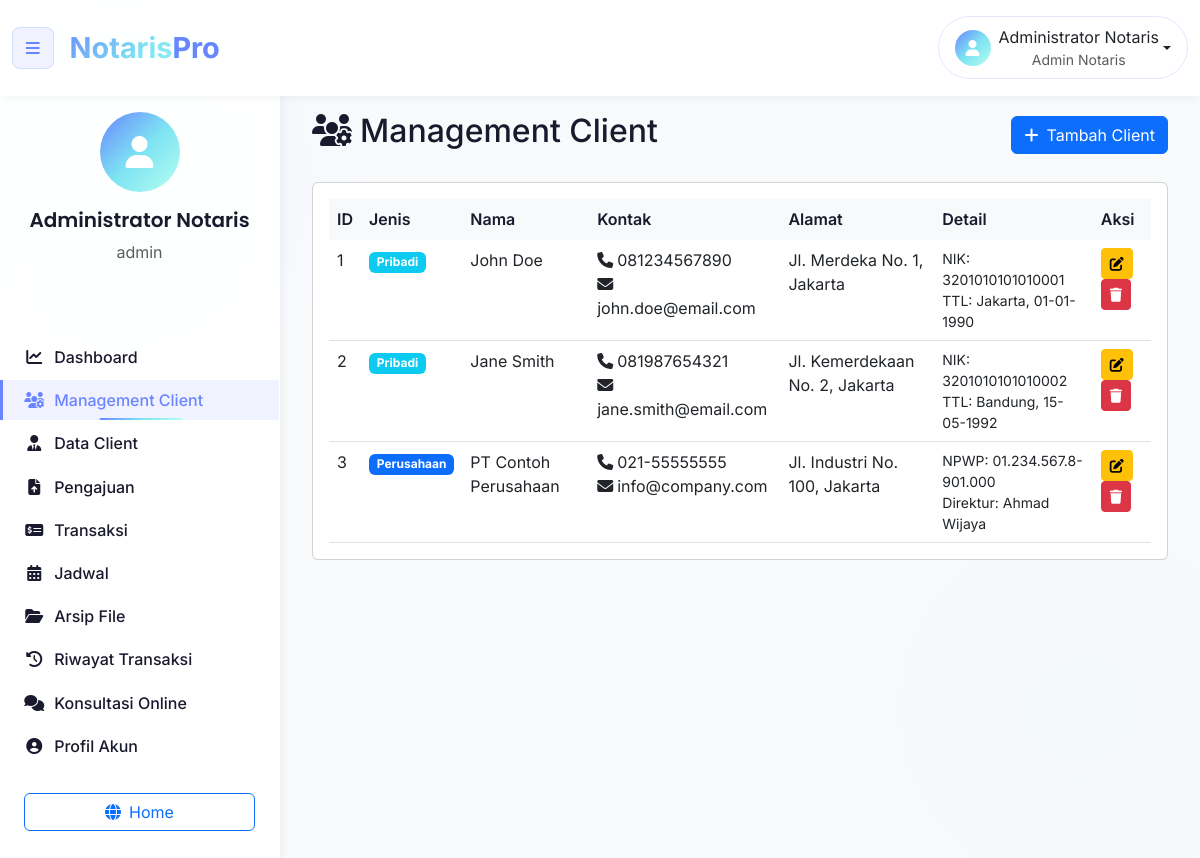
The page /management_client.php (signed in) on the database its author committed.
### tables this page shows
CREATE TABLE `user` (
  `id_user` int(11) NOT NULL,
  `username` varchar(50) NOT NULL,
  `password` varchar(255) NOT NULL,
  `nama_lengkap` varchar(100) NOT NULL,
  `role` enum('AdminNotaris','user','notaris','ppat','staff') NOT NULL,
  `created_at` timestamp NOT NULL DEFAULT current_timestamp(),
  `foto_profil` varchar(255) DEFAULT NULL,
  `nomor_telepon` varchar(20) DEFAULT NULL,
  `alamat` text DEFAULT NULL,
  `bio` text DEFAULT NULL,
  `last_login` timestamp NULL DEFAULT NULL
);

CREATE TABLE `pribadi` (
  `id_pribadi` int(11) NOT NULL,
  `id_client` int(11) NOT NULL,
  `nama_lengkap` varchar(100) NOT NULL,
  `nik` varchar(20) DEFAULT NULL,
  `tempat_lahir` varchar(50) DEFAULT NULL,
  `tanggal_lahir` date DEFAULT NULL
);

CREATE TABLE `client` (
  `id_client` int(11) NOT NULL,
  `jenis_client` enum('pribadi','perusahaan') NOT NULL,
  `nomor_telepon` varchar(20) DEFAULT NULL,
  `email` varchar(100) DEFAULT NULL,
  `alamat` text DEFAULT NULL,
  `created_at` timestamp NOT NULL DEFAULT current_timestamp()
);

CREATE TABLE `perusahaan` (
  `id_perusahaan` int(11) NOT NULL,
  `id_client` int(11) NOT NULL,
  `nama_perusahaan` varchar(100) NOT NULL,
  `npwp` varchar(30) DEFAULT NULL,
  `nama_direktur` varchar(100) DEFAULT NULL
);

### koneksi.php (called while the page is built, shortened)
<?php
$host = 'localhost';
$username = 'root';
$password = '';
$database = 'project_notaris';
$koneksi = mysqli_connect($host, $username, $password, $database);
mysqli_set_charset($koneksi, "utf8mb4");
function query($sql) {
    global $koneksi;
    return mysqli_query($koneksi, $sql);
}
function fetch_array($result) {
    if ($result) {
        return mysqli_fetch_array($result, MYSQLI_ASSOC);
    }
    return false;
}
function num_rows($result) {
    return mysqli_num_rows($result);
}
function get_logged_in_user() {
    if (isset($_SESSION['user_id'])) {
        $user_id = (int)$_SESSION['user_id'];
        $query = "SELECT * FROM User WHERE id_user = $user_id";
        $result = query($query);
        if ($result && num_rows($result) > 0) {
            $user = fetch_array($result);
            if ($user) {
                return $user;
            }
        }
    }
    return null;
}
?>

### management_client.php (the view, shortened to what this page needs)
<?php
require_once 'koneksi.php';
$current_user = get_logged_in_user();
$is_admin = ($current_user['role'] === 'AdminNotaris');
$query = "
    SELECT
        c.*,
        p.nama_lengkap, p.nik, p.tempat_lahir, p.tanggal_lahir,
        pr.nama_perusahaan, pr.npwp, pr.nama_direktur
    FROM Client c
    LEFT JOIN Pribadi p ON c.id_client = p.id_client AND c.jenis_client = 'pribadi'
    LEFT JOIN Perusahaan pr ON c.id_client = pr.id_client AND c.jenis_client = 'perusahaan'
    ORDER BY c.created_at DESC
";
$result = query($query);
$clients = [];
if ($result) {
    while ($row = fetch_array($result)) {
        $clients[] = $row;
    }
}
?>
<!DOCTYPE html>
<html lang="id">
<head>
<link href="https://cdn.jsdelivr.net/npm/bootstrap@5.3.0/dist/css/bootstrap.min.css" rel="stylesheet">
<link rel="stylesheet" href="https://cdnjs.cloudflare.com/ajax/libs/font-awesome/6.4.0/css/all.min.css">
<link href="styles/main.css" rel="stylesheet">
<link href="styles/navbar.css" rel="stylesheet">
<link href="styles/sidebar.css" rel="stylesheet">
<link href="styles/dashboard.css" rel="stylesheet">
</head>
<body class="dashboard-body">
<?php include 'components/navbar.php'; ?>
<div class="dashboard-container">
    <?php include 'components/sidebar.php'; ?>
    <main class="main-content" id="mainContent">
        <div class="d-flex justify-content-between align-items-center mb-4">
            <h2><i class="fas fa-users-cog me-2"></i>Management Client</h2>
            <button type="button" class="btn btn-primary" data-bs-toggle="modal" data-bs-target="#addClientModal">
                <i class="fas fa-plus me-2"></i>Tambah Client
            </button>
        </div>
        <div class="card">
            <div class="card-body">
                <div class="table-responsive">
                    <table class="table table-hover">
                        <thead class="table-light">
                            <tr>
                                <th>ID</th>
                                <th>Jenis</th>
                                <th>Nama</th>
                                <th>Kontak</th>
                                <th>Alamat</th>
                                <th>Detail</th>
                                <th>Aksi</th>
                            </tr>
                        </thead>
                        <tbody>
                        <?php if(empty($clients)): ?>
                            <tr>
                                <td colspan="7" class="text-center py-4">
                                    <i class="fas fa-inbox fa-2x text-muted mb-2 d-block"></i>
                                    <span class="text-muted">Belum ada client</span>
                                </td>
                            </tr>
                        <?php else: ?>
                            <?php foreach($clients as $c): ?>
                            <tr>
                                <td><?= htmlspecialchars($c['id_client']) ?></td>
                                <td>
                                    <span class="badge bg-<?= $c['jenis_client'] === 'pribadi' ? 'info' : 'primary' ?>">
                                        <?= ucfirst($c['jenis_client']) ?>
                                    </span>
                                </td>
                                <td>
                                    <?= htmlspecialchars($c['nama_lengkap'] ?? $c['nama_perusahaan'] ?? '-') ?>
                                </td>
                                <td>
                                    <div><i class="fas fa-phone me-1"></i><?= htmlspecialchars($c['nomor_telepon'] ?? '-') ?></div>
                                    <?php if($c['email']): ?>
                                        <div><i class="fas fa-envelope me-1"></i><?= htmlspecialchars($c['email']) ?></div>
                                    <?php endif; ?>
                                </td>
                                <td><?= htmlspecialchars($c['alamat'] ?? '-') ?></td>
                                <td>
                                    <?php if($c['jenis_client'] === 'pribadi'): ?>
                                        <small>
                                            <div>NIK: <?= htmlspecialchars($c['nik'] ?? '-') ?></div>
                                            <?php if($c['tempat_lahir'] || $c['tanggal_lahir']): ?>
                                                <div>TTL: <?= htmlspecialchars($c['tempat_lahir'] ?? '') ?>, <?= $c['tanggal_lahir'] ? date('d-m-Y', strtotime($c['tanggal_lahir'])) : '' ?></div>
                                            <?php endif; ?>
                                        </small>
                                    <?php else: ?>
                                        <small>
                                            <div>NPWP: <?= htmlspecialchars($c['npwp'] ?? '-') ?></div>
                                            <?php if($c['nama_direktur']): ?>
                                                <div>Direktur: <?= htmlspecialchars($c['nama_direktur']) ?></div>
                                            <?php endif; ?>
                                        </small>
                                    <?php endif; ?>
                                </td>
                                <td>
                                    <button class="btn btn-sm btn-warning"
                                            data-bs-toggle="modal"
                                            data-bs-target="#editClientModal<?= $c['id_client'] ?>">
                                        <i class="fas fa-edit"></i>
                                    </button>
                                    <a href="management_client.php?delete=<?= $c['id_client'] ?>"
                                       class="btn btn-sm btn-danger"
                                       onclick="return confirm('Yakin hapus client ini?')">
                                        <i class="fas fa-trash"></i>
                                    </a>
                                </td>
                            </tr>
                            <?php endforeach; ?>
                        <?php endif; ?>
                        </tbody>
                    </table>
                </div>
            </div>
        </div>
    </main>
</div>
</body>
</html>

### components/navbar.php (shortened to what this page needs)
<nav class="navbar navbar-expand-lg dashboard-navbar">
    <div class="container-fluid">
        <div class="d-flex align-items-center">
            <button class="btn sidebar-toggle me-3" id="sidebarToggle">
                <i class="fas fa-bars"></i>
            </button>
            <a class="navbar-brand" href="dashboard.php">Notaris<span style="color: #6A85FF;">Pro</span></a>
        </div>
        <div class="dropdown">
            <button class="btn user-menu dropdown-toggle d-flex align-items-center"
                    type="button" id="userDropdown" data-bs-toggle="dropdown">
                <div class="user-avatar me-2">
                    <i class="fas fa-user"></i>
                </div>
                <div class="user-info d-none d-md-block">
                    <span id="userName"><?php echo htmlspecialchars($current_user['nama_lengkap']); ?></span>
                    <small class="text-muted d-block"><?php echo $is_admin ? 'Admin Notaris' : 'User'; ?></small>
                </div>
            </button>
        </div>
    </div>
</nav>

### components/sidebar.php (shortened to what this page needs)
<link rel="stylesheet" href="styles/sidebar.css">
<link rel="stylesheet" href="styles/dashboard.css">
<aside class="sidebar" id="sidebar">
    <div class="sidebar-header">
        <div class="user-profile">
            <div class="avatar-lg">
                <i class="fas fa-user"></i>
            </div>
            <h5 id="sidebarUserName"><?php echo htmlspecialchars($current_user['nama_lengkap']); ?></h5>
            <p class="text-muted"><?php echo htmlspecialchars($current_user['username']); ?></p>
        </div>
    </div>
    <nav class="sidebar-nav">
        <ul class="nav flex-column">
            <?php $current_page = basename($_SERVER['PHP_SELF']); ?>
            <li class="nav-item">
                <a class="nav-link <?= ($current_page == 'dashboard.php') ? 'active' : '' ?>" href="dashboard.php">
                    <i class="fas fa-chart-line me-2"></i>Dashboard
                </a>
            </li>
            <?php if ($is_admin): ?>
                <li class="nav-item">
                    <a class="nav-link <?= ($current_page == 'management_client.php') ? 'active' : '' ?>" href="management_client.php">
                        <i class="fas fa-users-cog me-2"></i>Management Client
                    </a>
                </li>
                <li class="nav-item">
                    <a class="nav-link <?= ($current_page == 'client.php') ? 'active' : '' ?>" href="client.php">
                        <i class="fas fa-user-tie me-2"></i>Data Client
                    </a>
                </li>
                <li class="nav-item">
                    <a class="nav-link <?= ($current_page == 'pengajuan.php') ? 'active' : '' ?>" href="pengajuan.php">
                        <i class="fas fa-file-upload me-2"></i>Pengajuan
                    </a>
                </li>
                <li class="nav-item">
                    <a class="nav-link <?= ($current_page == 'transaksi.php') ? 'active' : '' ?>" href="transaksi.php">
                        <i class="fas fa-money-check-alt me-2"></i>Transaksi
                    </a>
                </li>
                <li class="nav-item">
                    <a class="nav-link <?= ($current_page == 'jadwal.php') ? 'active' : '' ?>" href="jadwal.php">
                        <i class="fas fa-calendar-alt me-2"></i>Jadwal
                    </a>
                </li>
                <li class="nav-item">
                    <a class="nav-link <?= ($current_page == 'arsip.php') ? 'active' : '' ?>" href="arsip.php">
                        <i class="fas fa-folder-open me-2"></i>Arsip File
                    </a>
                </li>
                <li class="nav-item">
                    <a class="nav-link <?= ($current_page == 'riwayat.php') ? 'active' : '' ?>" href="riwayat.php">
                        <i class="fas fa-history me-2"></i>Riwayat Transaksi
                    </a>
                </li>
            <?php endif; ?>
            <li class="nav-item">
                <a class="nav-link <?= ($current_page == 'konsultasi.php') ? 'active' : '' ?>" href="konsultasi.php">
                    <i class="fas fa-comments me-2"></i>Konsultasi Online
                </a>
            </li>
                <li class="nav-item">
                    <a class="nav-link <?= ($current_page == 'profil.php') ? 'active' : '' ?>" href="profil.php">
                        <i class="fas fa-user-circle me-2"></i>Profil Akun
                    </a>
                </li>
        </ul>
    </nav>
    <div class="sidebar-footer">
        <a href="index.php" class="btn btn-outline-primary w-100">
            <i class="fas fa-globe me-2"></i>Home
        </a>
    </div>
</aside>

### rows shown on the page
user: nama_lengkap "Administrator Notaris", username "admin"
pribadi: id_client.id_client "1", id_client.jenis_client "Pribadi", nama_lengkap "John Doe", id_client.nomor_telepon "081234567890", id_client.email "john.doe@email.com", id_client.alamat "Jl. Merdeka No. 1, Jakarta", nik "3201010101010001", tempat_lahir "Jakarta", tanggal_lahir "01-01-1990"
pribadi: id_client.id_client "2", id_client.jenis_client "Pribadi", nama_lengkap "Jane Smith", id_client.nomor_telepon "081987654321", id_client.email "jane.smith@email.com", id_client.alamat "Jl. Kemerdekaan No. 2, Jakarta", nik "3201010101010002", tempat_lahir "Bandung", tanggal_lahir "15-05-1992"
perusahaan: id_client.id_client "3", id_client.jenis_client "Perusahaan", nama_perusahaan "PT Contoh Perusahaan", id_client.nomor_telepon "021-55555555", id_client.email "info@company.com", id_client.alamat "Jl. Industri No. 100, Jakarta", npwp "01.234.567.8-901.000", nama_direktur "Ahmad Wijaya"
